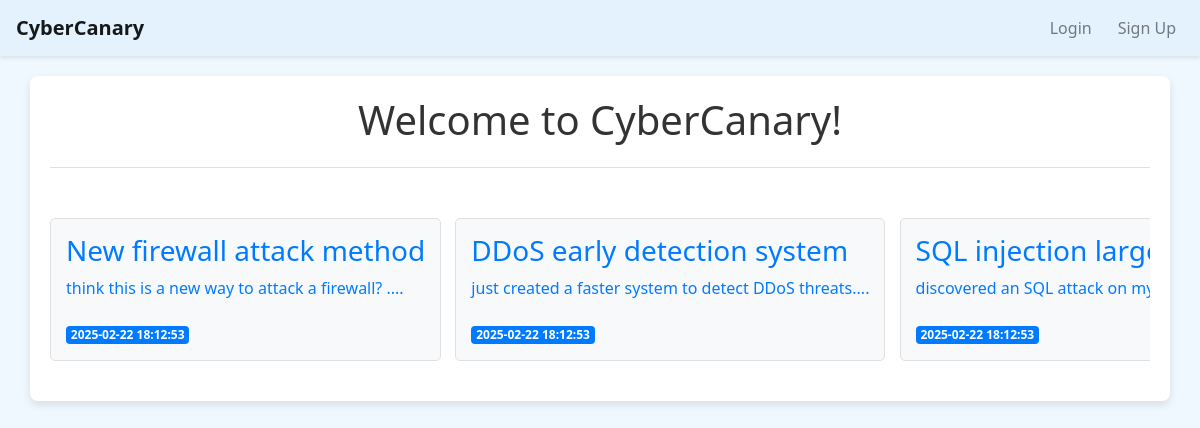
The page / on the database its author committed.
### tables this page shows
CREATE TABLE posts (
    id INTEGER PRIMARY KEY AUTOINCREMENT,
    title TEXT NOT NULL,
    created TIME NOT NULL DEFAULT CURRENT_TIMESTAMP,
    content TEXT NOT NULL
);

### app.py (the view)
@app.route('/')
def index():
    conn = get_db_connection()
    posts = conn.execute('SELECT * FROM posts').fetchall()
    conn.close()
    return render_template('index.html', posts=posts, user=user)

### app.py (called while the page is built)
def get_db_connection():
    conn = sqlite3.connect('database.db')
    conn.row_factory = sqlite3.Row
    return conn

### templates/index.html (shortened to what this page needs)
{% extends 'base.html' %}
{% block content %}
    <div class="block-title">
        <h1>{% block title %} Welcome to CyberCanary! {% endblock %}</h1>
    </div>
    <div class="posts-container">
        <div class="posts-scrollable">
            {% for post in posts %}
                <div class="post-item">
                    <a href="#">
                        <h3>{{ post['title'] }}</h3>
                        <p>{{ post['content'] }}</p>
                    </a>
                    <span class="badge badge-primary">{{ post['created'] }}</span>
                </div>
            {% endfor %}
        </div>
    </div>
{% endblock %}

### templates/base.html (style rules this page uses)
body { font-family: 'Segoe UI', Tahoma, Geneva, Verdana, sans-serif; background-color: #f0f8ff; color: #333; }

### templates/index.html (style rules this page uses)
.block-title { text-align: center; margin-bottom: 30px; padding-bottom: 15px; border-bottom: 1px solid #e0e0e0; }
.posts-container { overflow: hidden; white-space: nowrap; padding: 20px 0; }
.posts-scrollable { display: inline-block; animation: scrollPosts linear infinite; }
.post-item { display: inline-block; background-color: #f8f9fa; border: 1px solid #e0e0e0; padding: 15px; margin-right: 10px; border-radius: 5px; min-width: 250px; vertical-align: top; margin-bottom: 0; }
.post-item h3 { color: #007bff; margin-top: 0; }
.post-item a { text-decoration: none; display: block; }
.badge-primary { background-color: #007bff; color: white; margin-top: 10px; display: inline-block; }

### rows shown on the page
posts: title "New firewall attack method", content "think this is a new way to attack a firewall? ....", created "2025-02-22 18:12:53"
posts: title "DDoS early detection system", content "just created a faster system to detect DDoS threats....", created "2025-02-22 18:12:53"
posts: title "SQL injection…", content "discovered an SQL attack on…", created "2025-02-22 18:12:53"
